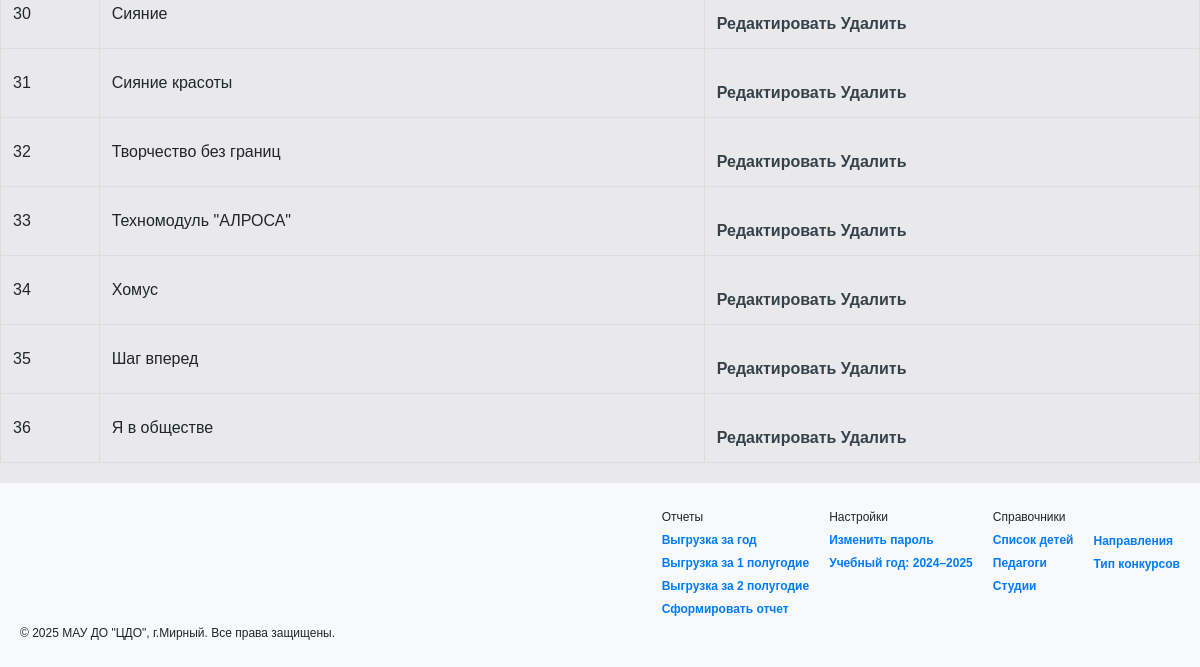
The page /reference/studya (signed in, lower part) on the database as committed earlier.
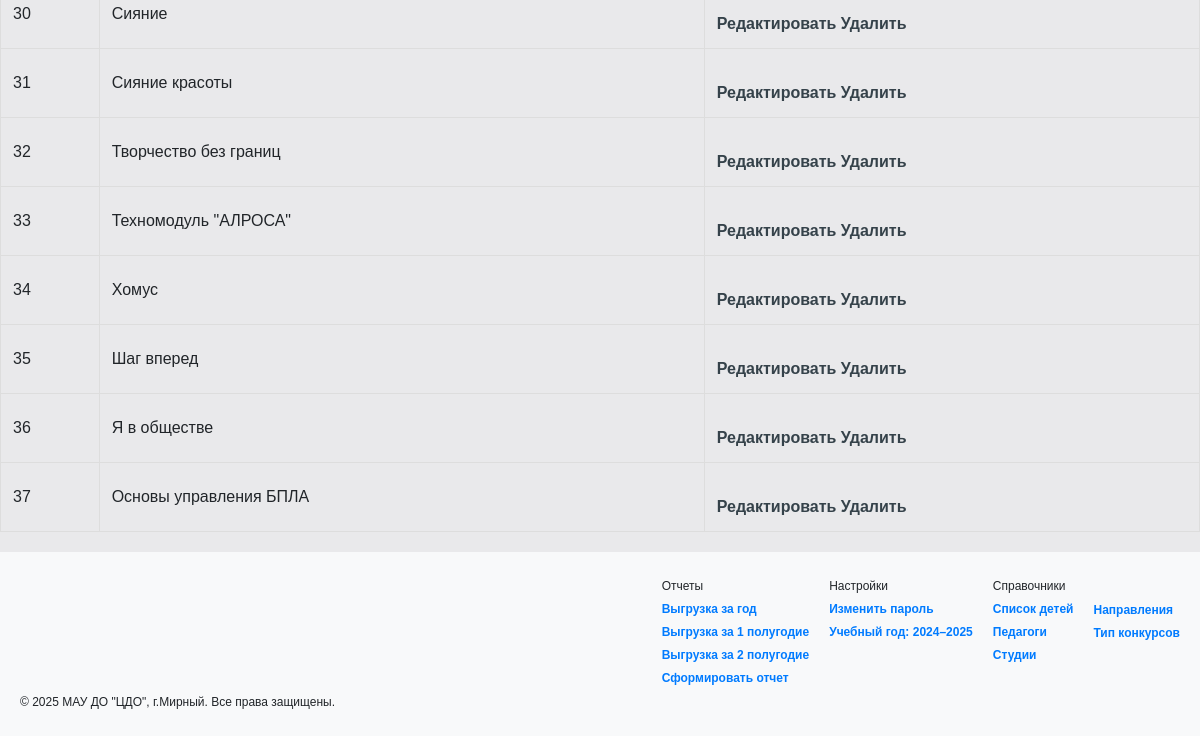
The same page on the database as committed later.
### tables this page shows
CREATE TABLE spr_studya (
        id INTEGER PRIMARY KEY AUTOINCREMENT,
        name TEXT NOT NULL UNIQUE
    );

### flask_app.py (the view)
@app.route('/reference/<ref_type>')
def reference(ref_type):
    tables = {
        'event_type': 'event_type',
        'napravlenie': 'spr_napravlenie',
        'studya': 'spr_studya',
        'teacher': 'teacher'
    }
    if ref_type not in tables:
        flash("Неизвестный справочник", "error")
        return redirect(url_for('index'))
    table_name = tables[ref_type]
    conn = get_db_connection()
    conn.row_factory = sqlite3.Row
    cursor = conn.cursor()
    cursor.execute(f"SELECT * FROM {table_name}")
    items = [dict(row) for row in cursor.fetchall()]
    conn.close()
    titles = {
        'event_type': 'Типы конкурсов',
        'napravlenie': 'Направления',
        'studya': 'Студии',
        'teacher': 'Педагоги'
    }
    return render_template('reference.html', items=items, title=titles[ref_type], ref_type=ref_type)

### flask_app.py (called while the page is built)
@app.before_request
def before_request():
    if 'username' not in session and request.endpoint not in ['login', 'static']:
        return redirect(url_for('login'))
    if 'username' in session and request.endpoint not in ['login', 'static']:
        username = session['username']
        year_1, year_2 = get_user_year_settings(username)
        session['year_1'] = year_1
        session['year_2'] = year_2
        session.modified = True

### sql_utils/crud_db.py (called while the page is built)
def get_user_year_settings(username):
    try:
        conn = get_db_connection()
        cursor = conn.cursor()
        cursor.execute("""
             SELECT year_1, year_2 FROM user_settings
             WHERE user=?
             ORDER BY id DESC
             LIMIT 1
         """, (username,))
        result = cursor.fetchone()
        if result:
            return result[0], result[1]
        return 2024, 2025  # значения по умолчанию
    except Exception as e:
        flash(f'Ошибка получения настроек пользователя: {e}', 'error')
        return 2024, 2025
    finally:
        conn.close()

### sql_utils/db_helpers.py (called while the page is built)
def get_db_connection():
    conn = sqlite3.connect('date_source.db')
    conn.row_factory = sqlite3.Row
    return conn

### templates/reference.html (shortened to what this page needs)
{% extends 'base.html' %}
{% block content %}
<table class="reference-table">
    <tbody>
        {% for item in items %}
        <tr>
            <td>{{ item.id }}</td>
            <td>{{ item.name }}</td>
            <td>
                <a href="{{ url_for('edit_reference', ref_type=ref_type, id=item.id) }}">Редактировать</a>
                <a href="{{ url_for('delete_reference', ref_type=ref_type, id=item.id) }}" onclick="return confirm('Удалить?')">Удалить</a>
            </td>
        </tr>
        {% endfor %}
    </tbody>
</table>
{% endblock %}

Rows that differ between the two databases and show on the page:
added spr_studya: id "37", name "Основы управления БПЛА"
